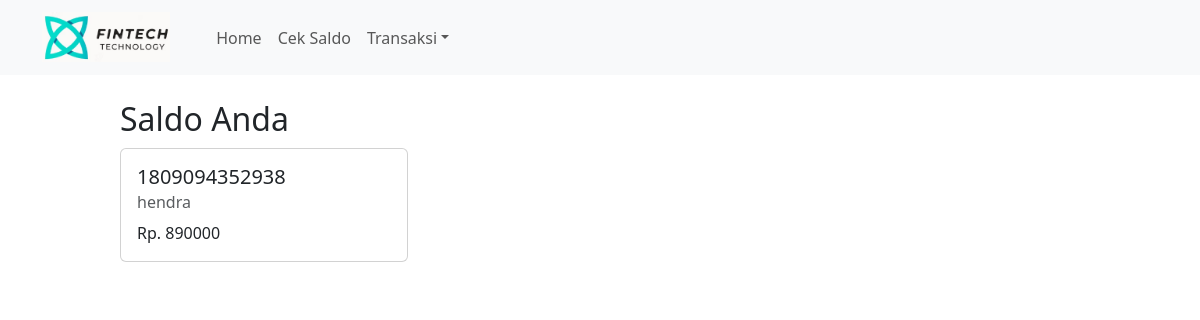
The page /view/cek_saldo/view_saldo.php?nomor_rekening=1809094352938 on the database its author committed.
### tables this page shows
CREATE TABLE `rekening` (
  `no_rekening` varchar(13) NOT NULL,
  `nama_nasabah` varchar(50) NOT NULL,
  `saldo` decimal(15,0) NOT NULL,
  `nama_bank` varchar(20) NOT NULL
);

### view/cek_saldo/view_saldo.php (the view, shortened to what this page needs)
<!DOCTYPE html>
<html lang="en">
<head>
</head>
<body>
    <?php
        include '../include/header.php';
        include '../../koneksi.php';
        function cekSaldo($nomor_rekening) {
            global $conn;
            $query = "SELECT no_rekening, nama_nasabah, saldo FROM rekening WHERE no_rekening = ?";
            $stmt = $conn->prepare($query);
            $stmt->bind_param("s", $nomor_rekening);
            $stmt->execute();
            $result = $stmt->get_result();
            if ($result->num_rows > 0) {
                $row = $result->fetch_assoc();
                return $row;
            } else {
                return null;
            }
        }
        if (isset($_GET["nomor_rekening"])) {
            $nomor_rekening = $_GET["nomor_rekening"];
            $nasabah = cekSaldo($nomor_rekening);
            if ($nasabah !== null) {
                $nomor_rekening = $nasabah["no_rekening"];
                $nama = $nasabah["nama_nasabah"];
                $saldo = $nasabah["saldo"];
                echo '
                <h2 style="margin: 100px 0px 0px 120px;">Saldo Anda</h2>
                <div class="card" style="width: 18rem; margin: 10px 0px 0px 120px">
                    <div class="card-body">
                        <h5 class="card-title">' . $nomor_rekening . '</h5>
                        <h6 class="card-subtitle mb-2 text-body-secondary">' . $nama . '</h6>
                        <p class="card-text">Rp. ' . $saldo . '</p>
                    </div>
                </div>
            ';
            } else {
                echo '<h5 style="margin: 100px 0px 0px 120px;">Nomor rekening tidak ditemukan.</h5>';
            }
        } else {
            echo '<h5 style="margin: 100px 0px 0px 120px;">Masukkan nomor rekening untuk cek saldo.</h5>';
        }
    ?>
</body>
</html>

### rows shown on the page
rekening: no_rekening "1809094352938", nama_nasabah "hendra", saldo "890000"
